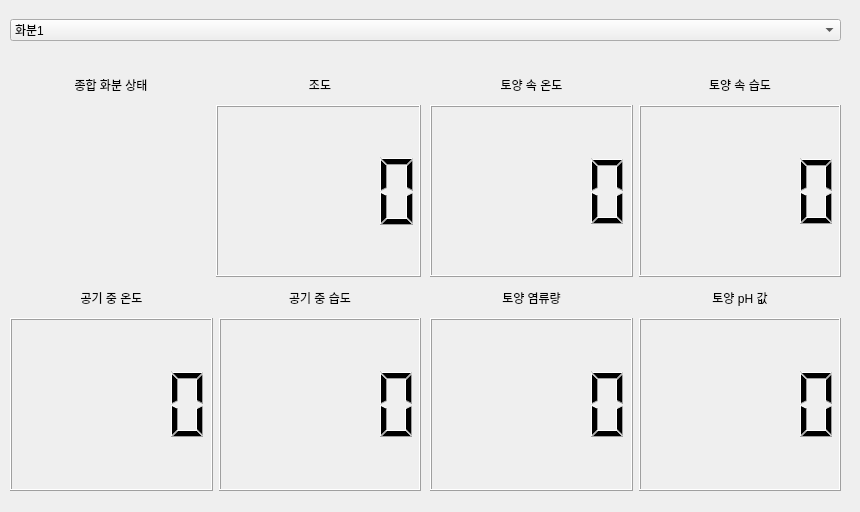
<?xml version="1.0" encoding="UTF-8"?>
<ui version="4.0">
 <class>Tab2PotStatusPannel</class>
 <widget class="QWidget" name="Tab2PotStatusPannel">
  <property name="geometry">
   <rect>
    <x>0</x>
    <y>0</y>
    <width>860</width>
    <height>512</height>
   </rect>
  </property>
  <property name="windowTitle">
   <string>Form</string>
  </property>
  <widget class="QWidget" name="horizontalLayoutWidget">
   <property name="geometry">
    <rect>
     <x>10</x>
     <y>10</y>
     <width>831</width>
     <height>41</height>
    </rect>
   </property>
   <layout class="QHBoxLayout" name="horizontalLayout">
    <item>
     <widget class="QComboBox" name="pCBPotNum">
      <property name="enabled">
       <bool>true</bool>
      </property>
      <property name="layoutDirection">
       <enum>Qt::LayoutDirection::LeftToRight</enum>
      </property>
      <property name="frame">
       <bool>true</bool>
      </property>
      <item>
       <property name="text">
        <string>화분1</string>
       </property>
      </item>
      <item>
       <property name="text">
        <string>화분2</string>
       </property>
      </item>
      <item>
       <property name="text">
        <string>화분3</string>
       </property>
      </item>
     </widget>
    </item>
   </layout>
  </widget>
  <widget class="QWidget" name="verticalLayoutWidget">
   <property name="geometry">
    <rect>
     <x>10</x>
     <y>70</y>
     <width>411</width>
     <height>421</height>
    </rect>
   </property>
   <layout class="QVBoxLayout" name="verticalLayout" stretch="1,6,1,6">
    <item>
     <layout class="QHBoxLayout" name="horizontalLayout_3">
      <property name="spacing">
       <number>7</number>
      </property>
      <item>
       <widget class="QLabel" name="label_2">
        <property name="text">
         <string>종합 화분 상태</string>
        </property>
        <property name="textFormat">
         <enum>Qt::TextFormat::AutoText</enum>
        </property>
        <property name="alignment">
         <set>Qt::AlignmentFlag::AlignCenter</set>
        </property>
       </widget>
      </item>
      <item>
       <widget class="QLabel" name="label_3">
        <property name="text">
         <string>조도</string>
        </property>
        <property name="alignment">
         <set>Qt::AlignmentFlag::AlignCenter</set>
        </property>
       </widget>
      </item>
     </layout>
    </item>
    <item>
     <layout class="QHBoxLayout" name="horizontalLayout_4">
      <item>
       <widget class="QLabel" name="plabelPotFace">
        <property name="maximumSize">
         <size>
          <width>200</width>
          <height>170</height>
         </size>
        </property>
        <property name="styleSheet">
         <string notr="true">border-color: rgb(222, 221, 218);</string>
        </property>
        <property name="text">
         <string/>
        </property>
        <property name="pixmap">
         <pixmap resource="STF_Image.qrc">:/STF_Images/STF_Images/STF_Smile.png</pixmap>
        </property>
        <property name="scaledContents">
         <bool>true</bool>
        </property>
       </widget>
      </item>
      <item>
       <widget class="QLCDNumber" name="pLNPotIllu"/>
      </item>
     </layout>
    </item>
    <item>
     <layout class="QHBoxLayout" name="horizontalLayout_6">
      <item>
       <widget class="QLabel" name="label_4">
        <property name="text">
         <string>공기 중 온도</string>
        </property>
        <property name="alignment">
         <set>Qt::AlignmentFlag::AlignCenter</set>
        </property>
       </widget>
      </item>
      <item>
       <widget class="QLabel" name="label_5">
        <property name="text">
         <string>공기 중 습도</string>
        </property>
        <property name="alignment">
         <set>Qt::AlignmentFlag::AlignCenter</set>
        </property>
       </widget>
      </item>
     </layout>
    </item>
    <item>
     <layout class="QHBoxLayout" name="horizontalLayout_8">
      <item>
       <widget class="QLCDNumber" name="pLNPotAirTemp"/>
      </item>
      <item>
       <widget class="QLCDNumber" name="pLNPotAirHumi"/>
      </item>
     </layout>
    </item>
   </layout>
  </widget>
  <widget class="QWidget" name="verticalLayoutWidget_2">
   <property name="geometry">
    <rect>
     <x>430</x>
     <y>70</y>
     <width>411</width>
     <height>421</height>
    </rect>
   </property>
   <layout class="QVBoxLayout" name="verticalLayout_2" stretch="1,6,1,6">
    <item>
     <layout class="QHBoxLayout" name="horizontalLayout_9">
      <item>
       <widget class="QLabel" name="label_6">
        <property name="text">
         <string>토양 속 온도</string>
        </property>
        <property name="alignment">
         <set>Qt::AlignmentFlag::AlignCenter</set>
        </property>
       </widget>
      </item>
      <item>
       <widget class="QLabel" name="label_7">
        <property name="text">
         <string>토양 속 습도</string>
        </property>
        <property name="alignment">
         <set>Qt::AlignmentFlag::AlignCenter</set>
        </property>
       </widget>
      </item>
     </layout>
    </item>
    <item>
     <layout class="QHBoxLayout" name="horizontalLayout_10">
      <item>
       <widget class="QLCDNumber" name="pLNPotGndTemp"/>
      </item>
      <item>
       <widget class="QLCDNumber" name="pLNPotGndHumi"/>
      </item>
     </layout>
    </item>
    <item>
     <layout class="QHBoxLayout" name="horizontalLayout_11">
      <item>
       <widget class="QLabel" name="label_8">
        <property name="text">
         <string>토양 염류량</string>
        </property>
        <property name="alignment">
         <set>Qt::AlignmentFlag::AlignCenter</set>
        </property>
       </widget>
      </item>
      <item>
       <widget class="QLabel" name="label_9">
        <property name="text">
         <string>토양 pH 값</string>
        </property>
        <property name="alignment">
         <set>Qt::AlignmentFlag::AlignCenter</set>
        </property>
       </widget>
      </item>
     </layout>
    </item>
    <item>
     <layout class="QHBoxLayout" name="horizontalLayout_14">
      <item>
       <widget class="QLCDNumber" name="pLNPotGndEC"/>
      </item>
      <item>
       <widget class="QLCDNumber" name="pLNPotGndPH"/>
      </item>
     </layout>
    </item>
   </layout>
  </widget>
 </widget>
 <resources>
  <include location="STF_Image.qrc"/>
 </resources>
 <connections/>
</ui>
